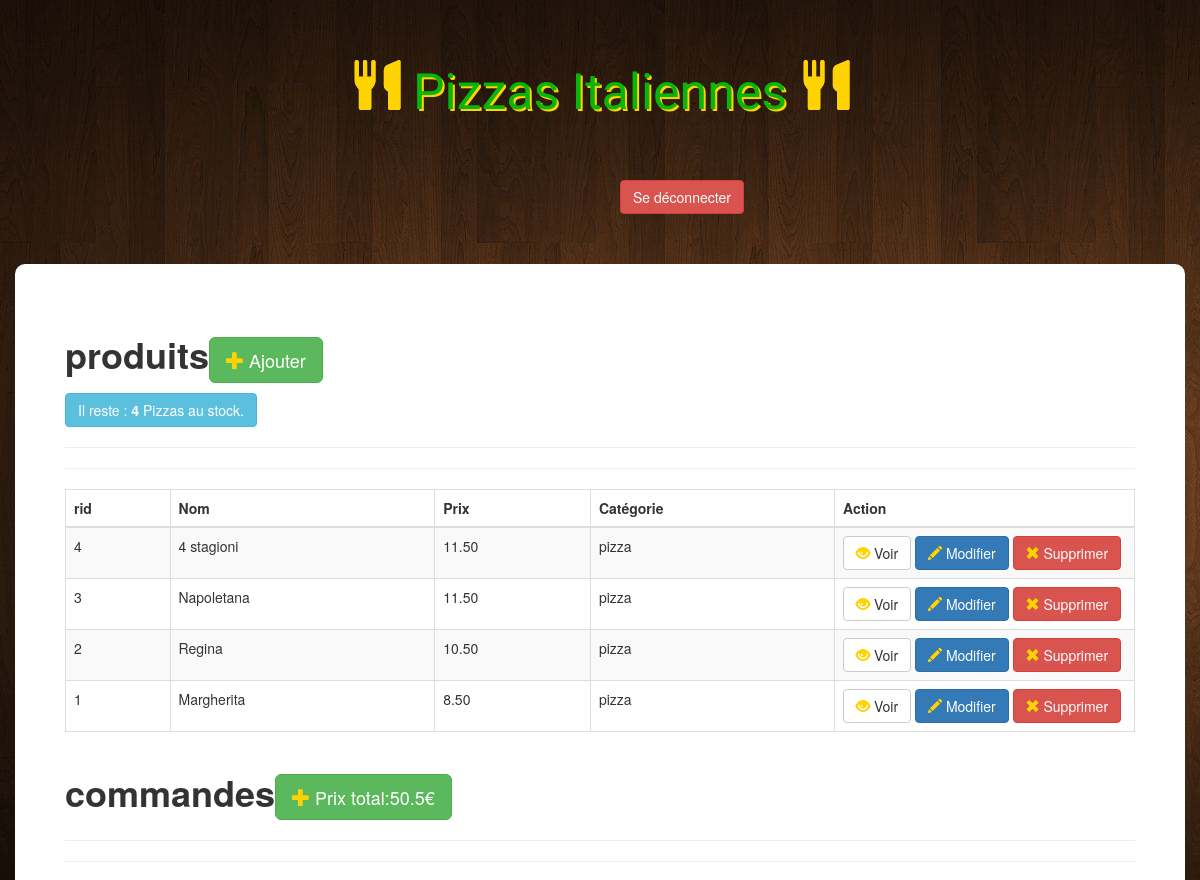
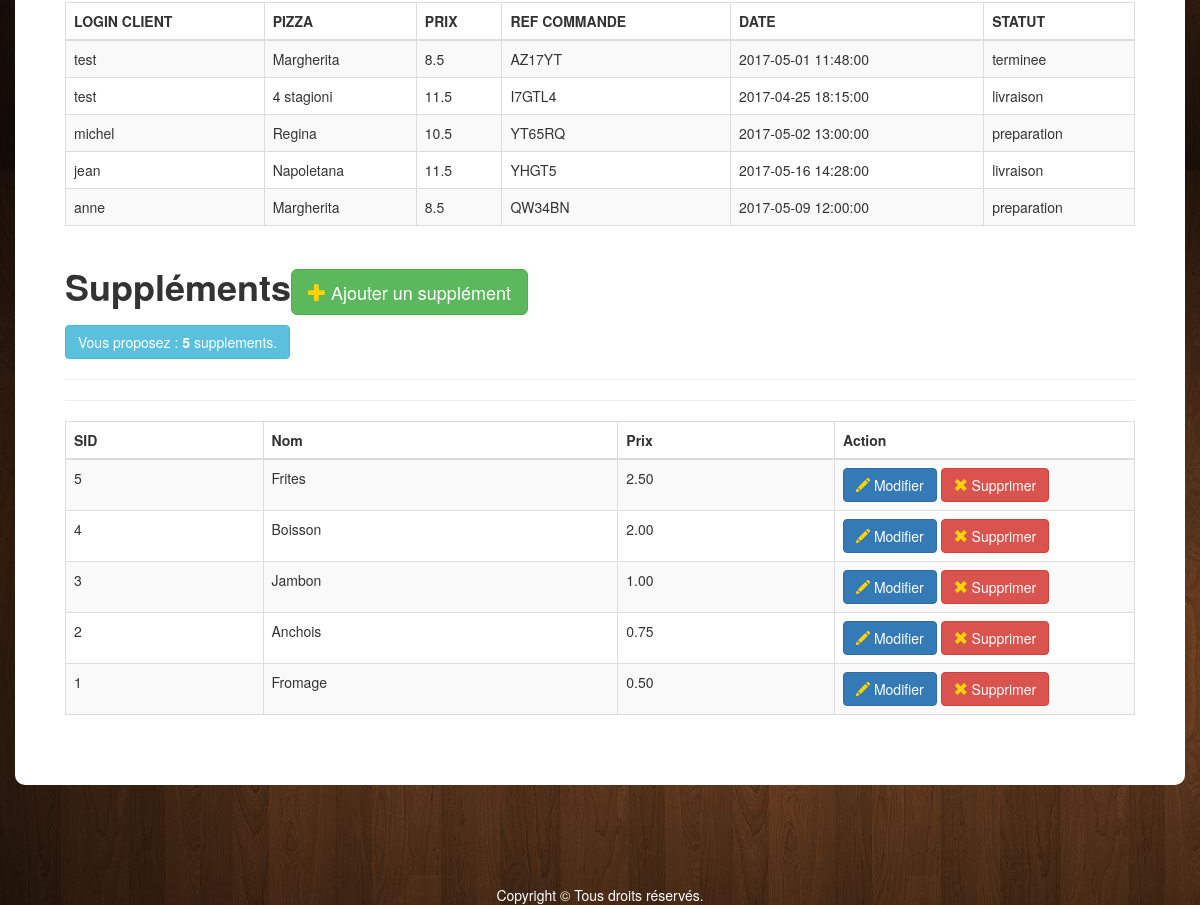
/ (signed in), run on the app's committed database (2 pictures, top to bottom).
### tables this page shows
CREATE TABLE `recettes` (
  `rid` int(11) NOT NULL,
  `nom` varchar(30) NOT NULL,
  `prix` float UNSIGNED NOT NULL
);

CREATE TABLE `commandes` (
  `cid` int(11) NOT NULL,
  `ref` varchar(10) NOT NULL,
  `uid` int(11) NOT NULL,
  `rid` int(11) NOT NULL,
  `date` datetime NOT NULL,
  `statut` enum('preparation','livraison','terminee','') NOT NULL DEFAULT 'preparation'
);

CREATE TABLE `users` (
  `uid` int(11) NOT NULL,
  `nom` varchar(30) DEFAULT NULL,
  `prenom` varchar(30) DEFAULT NULL,
  `login` varchar(30) NOT NULL,
  `mdp` varchar(255) NOT NULL,
  `role` enum('user','admin') NOT NULL DEFAULT 'user'
);

CREATE TABLE `supplements` (
  `sid` int(11) NOT NULL,
  `nom` varchar(30) NOT NULL,
  `prix` float UNSIGNED NOT NULL
);

### auth.php (called while the page is built, shortened)
<?php
function est_connecte():bool{
	return !empty($_SESSION['connecte']);
}
?>

### index.php (the view, shortened to what this page needs)
 <?php
require_once 'auth.php';
 ?>
<!DOCTYPE html>
<html>
    <head>
        <link rel="stylesheet" href="https://maxcdn.bootstrapcdn.com/bootstrap/3.3.6/css/bootstrap.min.css">
        <link rel="stylesheet" href="../css/styles.css">
    </head>
    <body>
        <h1 class="text-logo"><span class="glyphicon glyphicon-cutlery"></span> Pizzas Italiennes <span class="glyphicon glyphicon-cutlery"></span></h1>
                <nav style="margin-left: 450px">
                    <ul class="nav nav-pills">
                    <?php   if (est_connecte()): ?>
                        <li ><a href="logout.php"><button type="button" class="btn btn-danger">Se déconnecter</button></a></li>
                     <?php  endif ?>
                    </ul>
                </nav>
        <div class="container admin">
            <div class="row">
                <div  class="col-sm-12">
                <h1><strong>produits</strong><a href="insert.php" class="btn btn-success btn-lg"><span class="glyphicon glyphicon-plus"></span> Ajouter </a></h1>
                <table class="table table-striped table-bordered">
                    <thead>
                        <th>rid</th>
                        <th>Nom</th>
                        <th>Prix</th>
                        <th>Catégorie</th>
                        <th>Action</th>
                    </thead>
                    <tbody>
                        <?php
                        $db = Database::connect();
                        $statement = $db->query('SELECT rid, nom, prix FROM recettes ORDER BY rid DESC');
                        $count = $statement->rowCount();
                        echo '<button type="button" class="btn btn-info">Il reste :  <strong>'. $count .'</strong>  Pizzas au stock.</button>';
                        echo "<hr>";
                        echo "<hr>";
                        $db = Database::connect();
                        $statement = $db->query('SELECT rid, nom, prix FROM recettes ORDER BY rid DESC');
                        while($recettes = $statement->fetch())
                        {
                            echo '<tr>';
                            echo '<td>'. $recettes['rid'] . '</td>';
                            echo '<td>'. $recettes['nom'] . '</td>';
                            echo '<td>'. number_format($recettes['prix'], 2, '.', '') . '</td>';
                            echo '<td>pizza</td>';
                            echo '<td width=300>';
                            echo '<a class="btn btn-default" href="view.php?id='.$recettes['rid'].'"><span class="glyphicon glyphicon-eye-open"></span> Voir</a>';
                            echo '<a class="btn btn-primary" href="update.php?id='.$recettes['rid'].'"><span class="glyphicon glyphicon-pencil"></span> Modifier</a>';
                            echo '<a class="btn btn-danger" href="delete.php?id='.$recettes['rid'].'"><span class="glyphicon glyphicon-remove"></span> Supprimer</a>';
                            echo '</td>';
                            echo '</tr>';
                        }
                      ?>
                    </tbody>
                </table>
            </div>
          </div>
                <div class="row">
                <div  class="col-sm-12">
                <table class="table table-striped table-bordered">
                    <thead>
                        <th>LOGIN CLIENT</th>
                        <th>PIZZA</th>
                        <th>PRIX</th>
                        <th>REF COMMANDE</th>
                        <th>DATE</th>
                         <th>STATUT</th>
                    </thead>
                    <tbody>
                 <?php
                     $prixTotal = 0;
                     $statement = $db->query("SELECT users.login, recettes.nom AS pizza,recettes.prix,commandes.ref, commandes.statut,commandes.date FROM users INNER JOIN commandes ON users.uid = commandes.uid  INNER JOIN recettes ON recettes.rid = commandes.rid");
                        while($commande = $statement->fetch())
                        {
                            echo '<tr>';
                            echo '<td>'. $commande['login'] . '</td>';
                            echo '<td>'. $commande['pizza'] . '</td>';
                            echo '<td>'. $commande['prix'] . '</td>';
                            echo '<td>'. $commande['ref'] . '</td>';
                            echo '<td>'. $commande['date'] . '</td>';
                            echo '<td>' .$commande['statut'];echo'</td>';
                            echo '</tr>';
                            $prixTotal += $commande['prix'];
                        }
                        echo' <h1><strong>commandes</strong><a class="btn btn-success btn-lg"><span class="glyphicon glyphicon-plus"></span> Prix total:'.$prixTotal.'€</a></h1>';
                        echo "<hr>";
                        echo "<hr>";
                  ?>
                    </tbody>
                </table>
            </div>
          </div>
          <div class="row">
                <div  class="col-sm-12">
                <h1><strong>Suppléments</strong><a href="addSupplement.php" class="btn btn-success btn-lg"><span class="glyphicon glyphicon-plus"></span> Ajouter un supplément</a></h1>
                <table class="table table-striped table-bordered">
                    <thead>
                        <th>SID</th>
                        <th>Nom</th>
                        <th>Prix</th>
                        <th>Action</th>
                    </thead>
                    <tbody>
                        <?php
                        $statement = $db->query('SELECT * FROM supplements ORDER BY sid DESC');
                        $count = $statement->rowCount();
                        echo '<button type="button" class="btn btn-info">Vous proposez :  <strong>'. $count .'</strong>  supplements.</button>';
                        echo "<hr>";
                        echo "<hr>";
                       $statement = $db->query('SELECT * FROM supplements ORDER BY sid DESC');
                        while($supplement = $statement->fetch())
                        {
                            echo '<tr>';
                            echo '<td>'. $supplement['sid'] . '</td>';
                            echo '<td>'. $supplement['nom'] . '</td>';
                            echo '<td>'. number_format($supplement['prix'], 2, '.', '') . '</td>';
                            echo '<td width=300>';
                            echo '<a class="btn btn-primary" href="updateSupplement.php?id='.$supplement['sid'].'"><span class="glyphicon glyphicon-pencil"></span> Modifier</a>';
                            echo '<a class="btn btn-danger" href="deleteSupplement.php?id='.$supplement['sid'].'"><span class="glyphicon glyphicon-remove"></span> Supprimer</a>';
                            echo '</td>';
                            echo '</tr>';
                        }
                      ?>
                    </tbody>
                </table>
            </div>
          </div>
        </div>
            <div class="col-lg-12">
               <div class="copyright" style="margin-top: 100px "><center style="color: #fff">Copyright © Tous droits réservés.</center></div>
            </div>
    </body>
</html>

### styles.css (style rules this page uses)
body { background: url(../images/font.png); }
.text-logo { font-family: 'Holtwood One SC', sans-serif; color: #0AB50A; text-shadow: 2px 2px #ffd301; font-size: 50px; padding: 40px 0px; text-align: center; }
a .glyphicon { color: #ffd301; text-shadow: 0px 0px #ffd301; }
.text-logo .glyphicon { color: #ffd301; text-shadow: 0px 0px #ffd301; }
.nav { margin-bottom: 40px; }
.nav { position: center; margin-left: 155px; }
.nav>li>a { color: #eee; font-size: 18px; text-shadow: 2px 2px #333; }
.admin { background: #fff; padding: 50px; border-radius: 10px; }

### data on the page
recettes: rid "4", nom "4 stagioni", prix "11.50"
recettes: rid "3", nom "Napoletana", prix "11.50"
recettes: rid "2", nom "Regina", prix "10.50"
recettes: rid "1", nom "Margherita", prix "8.50"
commandes: uid.login "test", rid.nom "Margherita", rid.prix "8.5", ref "AZ17YT", date "2017-05-01 11:48:00", statut "terminee"
commandes: uid.login "test", rid.nom "4 stagioni", rid.prix "11.5", ref "I7GTL4", date "2017-04-25 18:15:00", statut "livraison"
commandes: uid.login "michel", rid.nom "Regina", rid.prix "10.5", ref "YT65RQ", date "2017-05-02 13:00:00", statut "preparation"
commandes: uid.login "jean", rid.nom "Napoletana", rid.prix "11.5", ref "YHGT5", date "2017-05-16 14:28:00", statut "livraison"
commandes: uid.login "anne", rid.nom "Margherita", rid.prix "8.5", ref "QW34BN", date "2017-05-09 12:00:00", statut "preparation"
supplements: sid "5", nom "Frites", prix "2.50"
supplements: sid "4", nom "Boisson", prix "2.00"
supplements: sid "3", nom "Jambon", prix "1.00"
supplements: sid "2", nom "Anchois", prix "0.75"
supplements: sid "1", nom "Fromage", prix "0.50"

### other printed values
$count "4"
$prixTotal "50.5"
$count "5"
